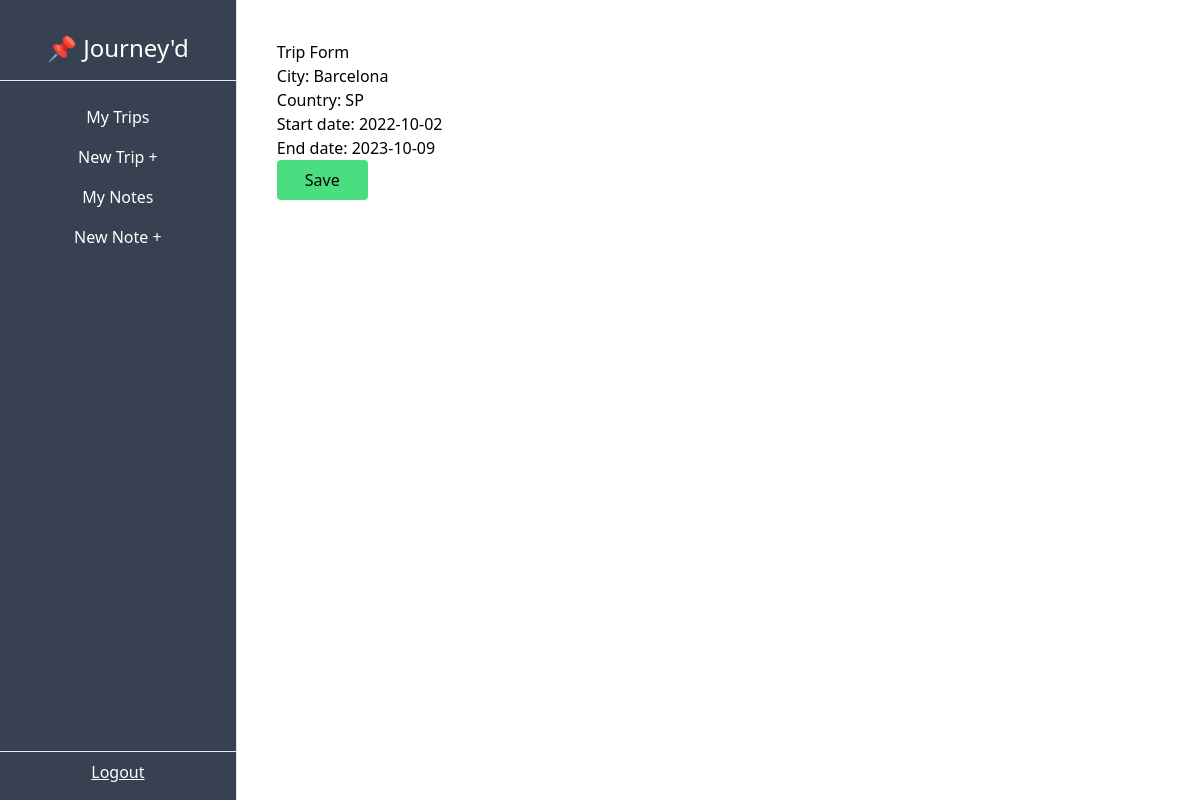
Page /dashboard/trip/2/update on the earlier database version.
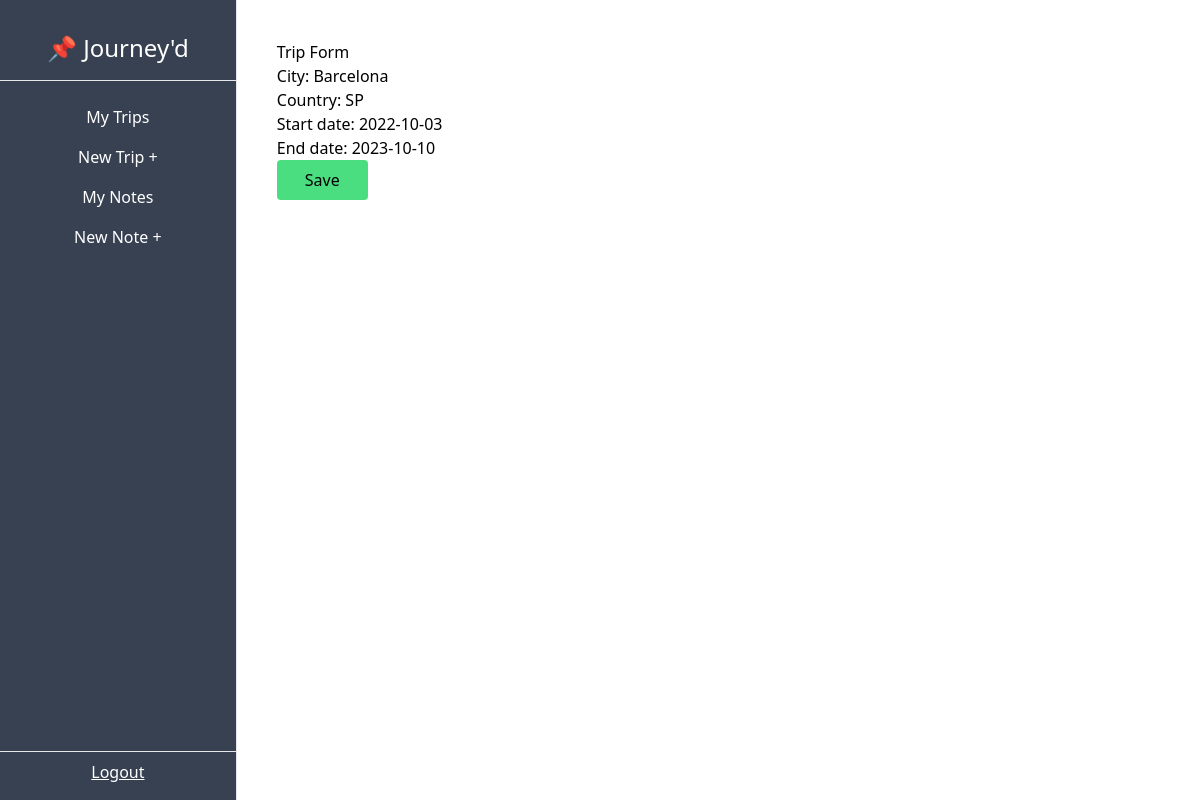
Same page on the later database version.
### TripTrak/models.py (models this page shows, shortened)
class Trip(models.Model):
    city = models.CharField(max_length=50)
    country = models.CharField(max_length=2)
    start_date = models.DateField(blank=True, null=True)
    end_date = models.DateField(blank=True, null=True)
    owner = models.ForeignKey(User, on_delete=models.CASCADE, related_name='trips')

### TripTrak/views.py (the view)
# urls.py: path('dashboard/trip/<int:pk>/update', TripUpdateView.as_view(), name='trip-update'),
class TripUpdateView(UpdateView):
    model = Trip
    success_url = reverse_lazy('trip-list')
    fields = ['city', 'country', 'start_date', 'end_date']

### TripTrak/templates/TripTrak/trip_form.html (shortened to what this page needs)
{% extends "TripTrak/_base.html" %}
{% load tailwind_filters %}
{% block content %}
    <h1>Trip Form</h1>
    <form action="" method="POST">
        {{ form|crispy }}
        <input type="submit" value="Save" class="bg-green-400 px-7 py-2 rounded hover:cursor-pointer hover:bg-green-300">
    </form>
{% endblock content%}

Differences in the rows shown:
changed Trip "Barcelona": start_date "2022-10-02" → "2022-10-03"; end_date "2023-10-09" → "2023-10-10"
